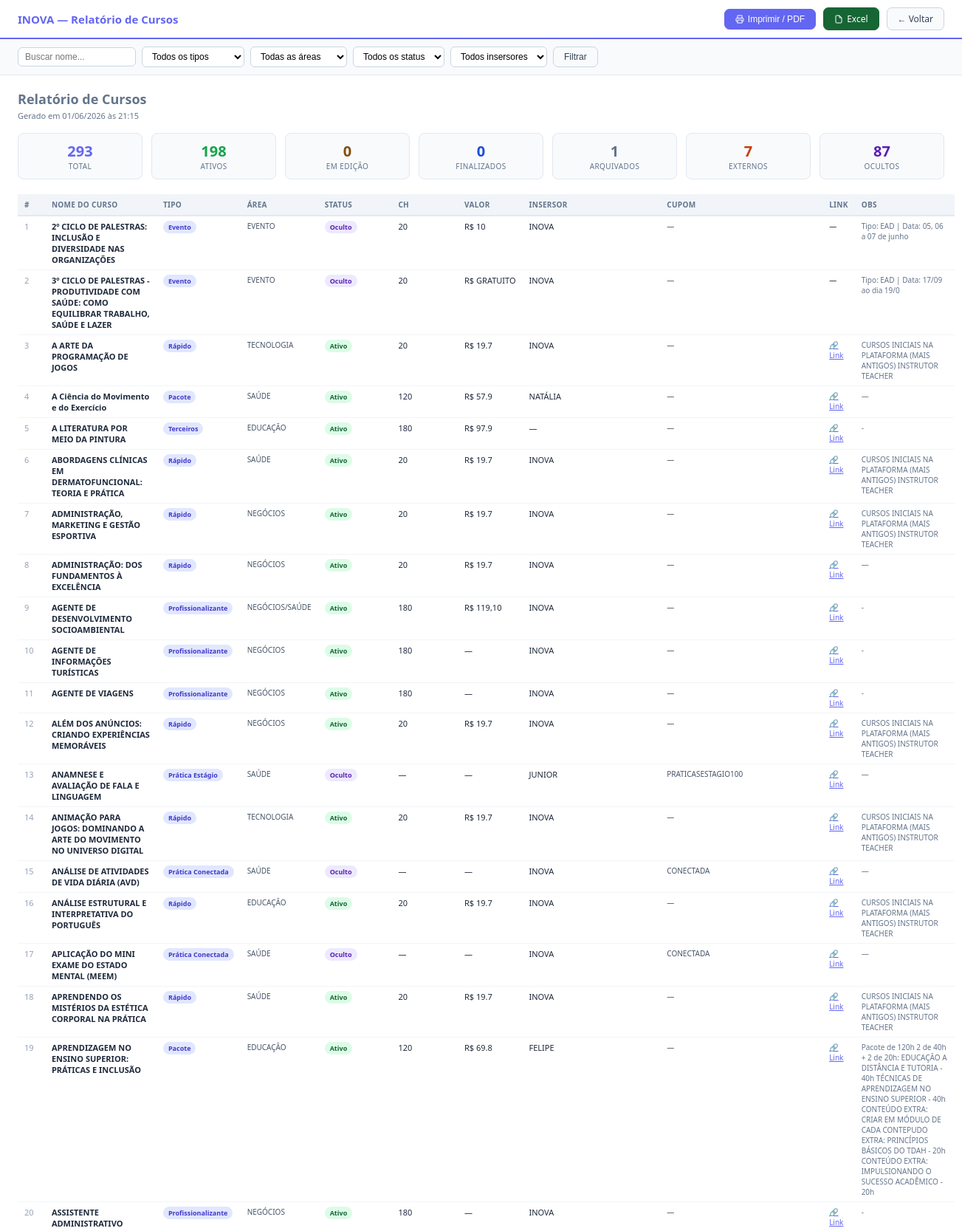
Page /cursos/relatorio (signed in, upper part) on the committed database.
### app.py (models this page shows)
class Course(db.Model):
    id            = db.Column(db.Integer, primary_key=True)
    nome          = db.Column(db.String(300), nullable=False)
    tipo          = db.Column(db.String(50))   # pos, profissionalizante, rapido, pacote, terceiros, evento, pratica, projeto
    area          = db.Column(db.String(100))
    horas         = db.Column(db.String(20))
    meses         = db.Column(db.String(20))
    valor         = db.Column(db.String(50))
    link_venda    = db.Column(db.Text)
    descricao     = db.Column(db.Text)
    link_imagem   = db.Column(db.Text)
    insersor      = db.Column(db.Text)  # pode ser comma-separated para múltiplos insersores
    obs           = db.Column(db.Text)
    status        = db.Column(db.String(30), default='ativo')  # ativo, descontinuado, em_edicao, oculto
    cupom         = db.Column(db.String(100))
    dono          = db.Column(db.Text)        # para cursos terceiros
    ano           = db.Column(db.String(10))  # ano de criação/edição do curso
    extra_data    = db.Column(db.Text)        # JSON com dados extras (matriz, disciplinas, etc.)
    created_at    = db.Column(db.DateTime, default=datetime.utcnow)
    updated_at    = db.Column(db.DateTime, default=datetime.utcnow, onupdate=datetime.utcnow)
    created_by    = db.Column(db.Integer, db.ForeignKey('user.id'))

### app.py (the view)
@app.route('/cursos/relatorio')
@login_required
def cursos_relatorio():
    tipo     = request.args.get('tipo','')
    area     = request.args.get('area','')
    status   = request.args.get('status','')
    busca    = request.args.get('q','')
    insersor = request.args.get('insersor','')
    lista = _build_cursos_query(tipo, area, status, busca, insersor)
    insersores = [u.username for u in User.query.order_by(User.username).all()]
    return render_template('cursos_relatorio.html', cursos=lista,
                           filtro_tipo=tipo, filtro_area=area, filtro_status=status,
                           filtro_insersor=insersor, busca=busca,
                           areas=AREAS_VALIDAS, insersores=insersores,
                           now=datetime.utcnow())

### app.py (called while the page is built, shortened)
def login_required(f):
    @wraps(f)
    def decorated(*args, **kwargs):
        if 'user_id' not in session:
            return redirect(url_for('login'))
        return f(*args, **kwargs)
    return decorated

@app.context_processor
def inject_now():
    return {'now': datetime.now}

def _build_cursos_query(tipo, area, status, busca, insersor):
    from sqlalchemy import or_ as sql_or, func as sql_func
    q = Course.query
    if tipo:     q = q.filter_by(tipo=tipo)
    if area:     q = q.filter_by(area=area)
    if status:   q = q.filter_by(status=status)
    if busca:    q = q.filter(Course.nome.ilike(f'%{busca}%'))
    return q.order_by(Course.nome).all()

@app.before_request
def ensure_db():
    global _db_ready

    def can_manage_cupons(self):
        if self.role == 'admin': return True
        if self._p().get('block_cupons'): return False
        return self.role == 'editor' or self._p().get('cupons_gerenciar', False)

    def can_manage_reembolsos(self):
        if self.role == 'admin': return True
        if self._p().get('block_reembolsos'): return False
        return self.role == 'editor' or self._p().get('reembolsos_gerenciar', False)

    def can_view_historico(self):
        if self.role == 'admin': return True
        if self._p().get('block_historico'): return False
        return self.role == 'editor' or self._p().get('historico_ver', False)

### templates/cursos_relatorio.html (shortened to what this page needs)
{% set tipo_labels = {'pos':'Pós-Graduação','profissionalizante':'Profissionalizante','rapido':'Rápido','pacote':'Pacote','terceiros':'Terceiros','evento':'Evento','pratica_conectada':'Prática Conectada','pratica_estagio':'Prática Estágio','projeto_ambiental':'Proj. Ambiental','ggbr':'GGBR','integra_edu':'Integra Edu'} %}
<!DOCTYPE html>
<html lang="pt-BR">
<head>
</head>
<body>
<div class="toolbar">
  <h1>INOVA — Relatório de Cursos</h1>
  <button class="btn btn-primary" onclick="window.print()">
    <svg viewBox="0 0 24 24" style="width:12px;height:12px;fill:none;stroke:currentColor;stroke-width:2">
      <polyline points="6 9 6 2 18 2 18 9"/>
      <path d="M6 18H4a2 2 0 0 1-2-2v-5a2 2 0 0 1 2-2h16a2 2 0 0 1 2 2v5a2 2 0 0 1-2 2h-2"/>
      <rect x="6" y="14" width="12" height="8"/>
    </svg>
    Imprimir / PDF
  </button>
  <a href="{{ url_for('cursos_exportar_excel', tipo=filtro_tipo, area=filtro_area, status=filtro_status, q=busca, insersor=filtro_insersor) }}"
     class="btn" style="background:#166534;color:#fff;border-color:#166534">
    <svg viewBox="0 0 24 24" style="width:12px;height:12px;fill:none;stroke:currentColor;stroke-width:2">
      <path d="M14 2H6a2 2 0 0 0-2 2v16a2 2 0 0 0 2 2h12a2 2 0 0 0 2-2V8z"/>
      <polyline points="14 2 14 8 20 8"/>
    </svg>
    Excel
  </a>
  <a href="{{ url_for('cursos') }}" class="btn">← Voltar</a>
</div>
<div class="filters">
  <form method="GET" style="display:flex;gap:8px;align-items:center;flex-wrap:wrap">
    <input type="text" name="q" value="{{ busca }}" placeholder="Buscar nome..." style="width:160px">
    <select name="tipo" onchange="this.form.submit()">
      <option value="">Todos os tipos</option>
    </select>
    <select name="area" onchange="this.form.submit()">
      <option value="">Todas as áreas</option>
    </select>
    <select name="status" onchange="this.form.submit()">
      <option value="">Todos os status</option>
    </select>
    <select name="insersor" onchange="this.form.submit()">
      <option value="">Todos insersores</option>
    </select>
    <button type="submit" class="btn">Filtrar</button>
  </form>
</div>
<div class="content">
  <div class="report-meta">
    <div class="report-title">Relatório de Cursos</div>
    Gerado em {{ now.strftime('%d/%m/%Y às %H:%M') }}
  </div>
  {% set ns = namespace(ativos=0, edicao=0, finalizados=0, desc=0, ocultos=0, externos=0) %}
  {% for c in cursos %}
    {% if c.status == 'ativo' %}{% set ns.ativos = ns.ativos + 1 %}
    {% elif c.status == 'em_edicao' %}{% set ns.edicao = ns.edicao + 1 %}
    {% elif c.status == 'finalizado' %}{% set ns.finalizados = ns.finalizados + 1 %}
    {% elif c.status == 'descontinuado' %}{% set ns.desc = ns.desc + 1 %}
    {% elif c.status == 'oculto' %}{% set ns.ocultos = ns.ocultos + 1 %}
    {% elif c.status == 'externo' %}{% set ns.externos = ns.externos + 1 %}
    {% endif %}
  {% endfor %}
  <div class="summary">
    <div class="sc"><div class="sv">{{ cursos|length }}</div><div class="sl">Total</div></div>
    <div class="sc"><div class="sv" style="color:#16a34a">{{ ns.ativos }}</div><div class="sl">Ativos</div></div>
    <div class="sc"><div class="sv" style="color:#854d0e">{{ ns.edicao }}</div><div class="sl">Em Edição</div></div>
    <div class="sc"><div class="sv" style="color:#1d4ed8">{{ ns.finalizados }}</div><div class="sl">Finalizados</div></div>
    <div class="sc"><div class="sv" style="color:#64748b">{{ ns.desc }}</div><div class="sl">Arquivados</div></div>
    {% if ns.externos > 0 %}
    <div class="sc"><div class="sv" style="color:#c2410c">{{ ns.externos }}</div><div class="sl">Externos</div></div>
    {% endif %}
    <div class="sc"><div class="sv" style="color:#5b21b6">{{ ns.ocultos }}</div><div class="sl">Ocultos</div></div>
  </div>
  <table>
    <thead>
      <tr>
        <th>#</th>
        <th>Nome do Curso</th>
        <th>Tipo</th>
        <th>Área</th>
        <th>Status</th>
        <th>CH</th>
        <th>Valor</th>
        <th>Insersor</th>
        <th>Cupom</th>
        <th>Link</th>
        <th>Obs</th>
      </tr>
    </thead>
    <tbody>
      {% for c in cursos %}
      <tr>
        <td style="color:#94a3b8">{{ loop.index }}</td>
        <td style="font-weight:600;max-width:280px">{{ c.nome }}</td>
        <td><span class="badge">{{ tipo_labels.get(c.tipo, c.tipo) }}</span></td>
        <td style="font-size:10px;color:#475569">{{ c.area or '—' }}</td>
        <td><span class="badge badge-{{ c.status }}">{{ c.status|replace('_',' ')|title }}</span></td>
        <td style="white-space:nowrap">{{ c.horas or '—' }}</td>
        <td style="white-space:nowrap">{% if c.valor and c.valor not in ['-','','None'] %}R$ {{ c.valor }}{% else %}—{% endif %}</td>
        <td style="font-size:11px">{{ c.insersor or '—' }}</td>
        <td style="font-size:10px;color:#475569">{{ c.cupom or '—' }}</td>
        <td style="font-size:10px">
          {% if c.link_venda and c.link_venda.startswith('http') %}
          <a href="{{ c.link_venda }}" target="_blank" style="color:#6366f1">🔗 Link</a>
          {% else %}—{% endif %}
        </td>
        <td style="font-size:10px;color:#64748b;max-width:150px">{{ c.obs or '—' }}</td>
      </tr>
      {% else %}
      <tr><td colspan="11" style="text-align:center;color:#94a3b8;padding:30px">Nenhum curso encontrado.</td></tr>
      {% endfor %}
    </tbody>
  </table>
</div>
</body>
</html>

### templates/cursos_relatorio.html (style rules this page uses)
* { box-sizing: border-box; margin: 0; padding: 0; }
body { font-family: 'Segoe UI', Arial, sans-serif; font-size: 12px; color: #1e293b; background: #fff; }
.toolbar { position: sticky; top: 0; z-index: 100; background: #fff; border-bottom: 2px solid #6366f1; padding: 10px 24px; display: flex; align-items: center; gap: 10px; }
.toolbar h1 { font-size: 15px; font-weight: 700; flex: 1; color: #6366f1; }
.btn { padding: 6px 14px; border-radius: 7px; font-size: 12px; cursor: pointer; border: 1px solid #cbd5e1; background: #f8fafc; color: #334155; text-decoration: none; display: inline-flex; align-items: center; gap: 5px; }
.btn-primary { background: #6366f1; color: #fff; border-color: #6366f1; }
.filters { padding: 10px 24px; background: #f8fafc; border-bottom: 1px solid #e2e8f0; display: flex; gap: 10px; flex-wrap: wrap; align-items: center; }
select, input[type=text] { padding: 5px 9px; border: 1px solid #cbd5e1; border-radius: 6px; font-size: 12px; background: #fff; }
.content { padding: 20px 24px; }
.report-meta { font-size: 11px; color: #64748b; margin-bottom: 16px; }
.report-title { font-size: 18px; font-weight: 800; margin-bottom: 3px; }
.summary { display: flex; gap: 12px; margin-bottom: 20px; flex-wrap: wrap; }
.sc { background: #f8fafc; border: 1px solid #e2e8f0; border-radius: 8px; padding: 10px 14px; text-align: center; flex: 1; min-width: 100px; }
.sv { font-size: 20px; font-weight: 800; color: #6366f1; }
.sl { font-size: 10px; color: #64748b; text-transform: uppercase; letter-spacing: .4px; }
table { width: 100%; border-collapse: collapse; font-size: 11px; }
th { background: #f1f5f9; padding: 7px 9px; text-align: left; font-weight: 700; color: #64748b; border-bottom: 2px solid #e2e8f0; white-space: nowrap; font-size: 10px; text-transform: uppercase; letter-spacing: .3px; }
td { padding: 6px 9px; border-bottom: 1px solid #f1f5f9; vertical-align: top; }
.badge { font-size: 9px; font-weight: 700; padding: 2px 7px; border-radius: 10px; background: #e0e7ff; color: #4338ca; white-space: nowrap; display: inline-block; }
.badge-ativo { background: #dcfce7; color: #166534; }
.badge-oculto { background: #ede9fe; color: #5b21b6; }

### rows in the picture
Course: nome "2º CICLO DE PALESTRAS: INCLUSÃO E DIVERSIDADE NAS ORGANIZAÇÕES", get "Evento", area "EVENTO", status "Oculto", horas "20", valor "10", insersor "INOVA", cupom "—", obs "Tipo: EAD | Data: 05, 06 a 07 de junho"
Course: nome "3º CICLO DE PALESTRAS - PRODUTIVIDADE COM SAÚDE: COMO EQUILIBRAR TRABALHO, SAÚDE E LAZER", get "Evento", area "EVENTO", status "Oculto", horas "20", valor "GRATUITO", insersor "INOVA", cupom "—", obs "Tipo: EAD | Data: 17/09 ao dia 19/0"
Course: nome "A ARTE DA PROGRAMAÇÃO DE JOGOS", get "Rápido", area "TECNOLOGIA", status "Ativo", horas "20", valor "19.7", insersor "INOVA", cupom "—", obs "CURSOS INICIAIS NA PLATAFORMA (MAIS ANTIGOS) INSTRUTOR TEACHER"
Course: nome "A Ciência do Movimento e do Exercício", get "Pacote", area "SAÚDE", status "Ativo", horas "120", valor "57.9", insersor "NATÁLIA", cupom "—", obs "—"
Course: nome "A LITERATURA POR MEIO DA PINTURA", get "Terceiros", area "EDUCAÇÃO", status "Ativo", horas "180", valor "97.9", insersor "—", cupom "—", obs "-"
Course: nome "ABORDAGENS CLÍNICAS EM DERMATOFUNCIONAL: TEORIA E PRÁTICA", get "Rápido", area "SAÚDE", status "Ativo", horas "20", valor "19.7", insersor "INOVA", cupom "—", obs "CURSOS INICIAIS NA PLATAFORMA (MAIS ANTIGOS) INSTRUTOR TEACHER"
Course: nome "ADMINISTRAÇÃO, MARKETING E GESTÃO ESPORTIVA", get "Rápido", area "NEGÓCIOS", status "Ativo", horas "20", valor "19.7", insersor "INOVA", cupom "—", obs "CURSOS INICIAIS NA PLATAFORMA (MAIS ANTIGOS) INSTRUTOR TEACHER"
Course: nome "ADMINISTRAÇÃO: DOS FUNDAMENTOS À EXCELÊNCIA", get "Rápido", area "NEGÓCIOS", status "Ativo", horas "20", valor "19.7", insersor "INOVA", cupom "—", obs "—"
Course: nome "AGENTE DE DESENVOLVIMENTO SOCIOAMBIENTAL", get "Profissionalizante", area "NEGÓCIOS/SAÚDE", status "Ativo", horas "180", valor "119,10", insersor "INOVA", cupom "—", obs "-"
Course: nome "AGENTE DE INFORMAÇÕES TURÍSTICAS", get "Profissionalizante", area "NEGÓCIOS", status "Ativo", horas "180", insersor "INOVA", cupom "—", obs "-"
Course: nome "AGENTE DE VIAGENS", get "Profissionalizante", area "NEGÓCIOS", status "Ativo", horas "180", insersor "INOVA", cupom "—", obs "-"
Course: nome "ALÉM DOS ANÚNCIOS: CRIANDO EXPERIÊNCIAS MEMORÁVEIS", get "Rápido", area "NEGÓCIOS", status "Ativo", horas "20", valor "19.7", insersor "INOVA", cupom "—", obs "CURSOS INICIAIS NA PLATAFORMA (MAIS ANTIGOS) INSTRUTOR TEACHER"
Course: nome "ANAMNESE E AVALIAÇÃO DE FALA E LINGUAGEM", get "Prática Estágio", area "SAÚDE", status "Oculto", horas "—", insersor "JUNIOR", cupom "PRATICASESTAGIO100", obs "—"
Course: nome "ANIMAÇÃO PARA JOGOS: DOMINANDO A ARTE DO MOVIMENTO NO UNIVERSO DIGITAL", get "Rápido", area "TECNOLOGIA", status "Ativo", horas "20", valor "19.7", insersor "INOVA", cupom "—", obs "CURSOS INICIAIS NA PLATAFORMA (MAIS ANTIGOS) INSTRUTOR TEACHER"
Course: nome "ANÁLISE DE ATIVIDADES DE VIDA DIÁRIA (AVD)", get "Prática Conectada", area "SAÚDE", status "Oculto", horas "—", insersor "INOVA", cupom "CONECTADA", obs "—"
Course: nome "ANÁLISE ESTRUTURAL E INTERPRETATIVA DO PORTUGUÊS", get "Rápido", area "EDUCAÇÃO", status "Ativo", horas "20", valor "19.7", insersor "INOVA", cupom "—", obs "CURSOS INICIAIS NA PLATAFORMA (MAIS ANTIGOS) INSTRUTOR TEACHER"
Course: nome "APLICAÇÃO DO MINI EXAME DO ESTADO MENTAL (MEEM)", get "Prática Conectada", area "SAÚDE", status "Oculto", horas "—", insersor "INOVA", cupom "CONECTADA", obs "—"
Course: nome "APRENDENDO OS MISTÉRIOS DA ESTÉTICA CORPORAL NA PRÁTICA", get "Rápido", area "SAÚDE", status "Ativo", horas "20", valor "19.7", insersor "INOVA", cupom "—", obs "CURSOS INICIAIS NA PLATAFORMA (MAIS ANTIGOS) INSTRUTOR TEACHER"
Course: nome "APRENDIZAGEM NO ENSINO SUPERIOR: PRÁTICAS E INCLUSÃO", get "Pacote", area "EDUCAÇÃO", status "Ativo", horas "120", valor "69.8", insersor "FELIPE", cupom "—", obs "Pacote de 120h 2 de 40h + 2 de 20h: EDUCAÇÃO A DISTÂNCIA E TUTORIA - 40h TÉCNICAS DE APRENDIZAGEM NO ENSINO SUPERIOR - 40h CONTEÚDO EXTRA: CRIAR EM MÓDULO DE CADA CONTEPUDO EXTRA: PRINCÍPIOS BÁSICOS DO TDAH - 20h CONTEÚDO EXTRA: IMPULSIONANDO O SUCESSO ACADÊMICO - 20h"
Course: nome "ASSISTENTE ADMINISTRATIVO", get "Profissionalizante", area "NEGÓCIOS", status "Ativo", horas "180", insersor "INOVA", cupom "—", obs "-"

### other values in the picture
{{ now.strftime('%d/%m/%Y às %H:%M') }} "01/06/2026 às 21:15"
{{ cursos|length }} "293"
{{ ns.ativos }} "198"
{{ ns.edicao }} "0"
{{ ns.finalizados }} "0"
{{ ns.desc }} "1"
{{ ns.externos }} "7"
{{ ns.ocultos }} "87"
